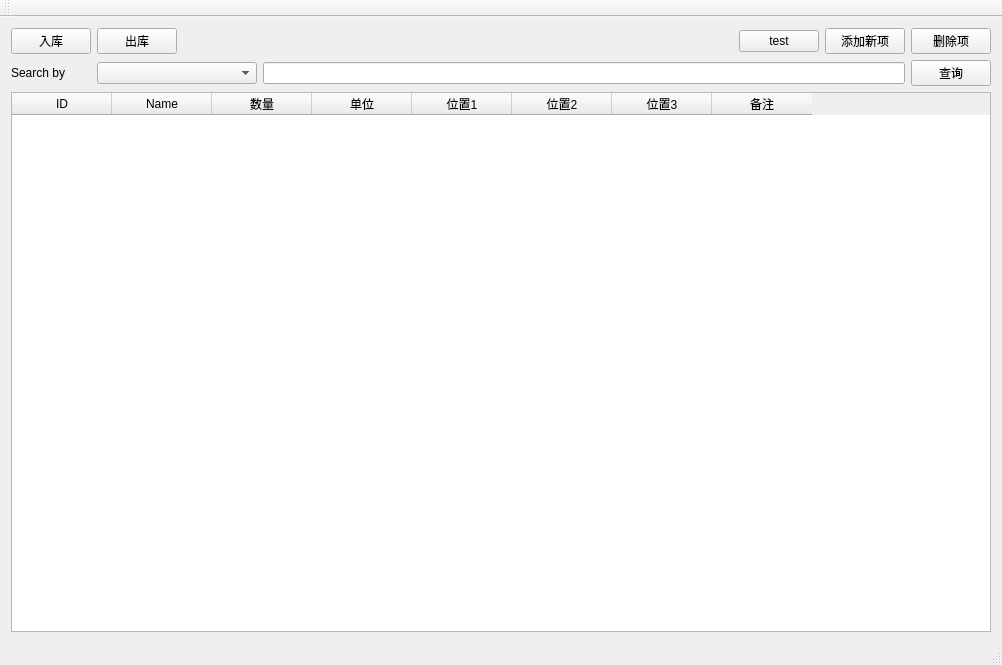
<?xml version="1.0" encoding="UTF-8"?>
<ui version="4.0">
 <class>MainWindowClass</class>
 <widget class="QMainWindow" name="MainWindowClass">
  <property name="geometry">
   <rect>
    <x>0</x>
    <y>0</y>
    <width>1002</width>
    <height>665</height>
   </rect>
  </property>
  <property name="windowTitle">
   <string>MainWindow</string>
  </property>
  <widget class="QWidget" name="centralWidget">
   <layout class="QVBoxLayout" name="verticalLayout">
    <item>
     <layout class="QHBoxLayout" name="horizontalLayout">
      <item>
       <widget class="QPushButton" name="btnCheckIn">
        <property name="text">
         <string>入库</string>
        </property>
       </widget>
      </item>
      <item>
       <widget class="QPushButton" name="btnCheckOut">
        <property name="text">
         <string>出库</string>
        </property>
       </widget>
      </item>
      <item>
       <spacer name="horizontalSpacer">
        <property name="orientation">
         <enum>Qt::Horizontal</enum>
        </property>
        <property name="sizeHint" stdset="0">
         <size>
          <width>40</width>
          <height>20</height>
         </size>
        </property>
       </spacer>
      </item>
      <item>
       <widget class="QPushButton" name="btnTest">
        <property name="text">
         <string>test</string>
        </property>
       </widget>
      </item>
      <item>
       <widget class="QPushButton" name="btnAddNewItem">
        <property name="text">
         <string>添加新项</string>
        </property>
       </widget>
      </item>
      <item>
       <widget class="QPushButton" name="btnDeleteItem">
        <property name="text">
         <string>删除项</string>
        </property>
       </widget>
      </item>
     </layout>
    </item>
    <item>
     <layout class="QHBoxLayout" name="horizontalLayout_2" stretch="1,2,8,1">
      <item>
       <widget class="QLabel" name="label">
        <property name="text">
         <string>Search by</string>
        </property>
       </widget>
      </item>
      <item>
       <widget class="QComboBox" name="cbSearchBy"/>
      </item>
      <item>
       <widget class="QLineEdit" name="lineEdit"/>
      </item>
      <item>
       <widget class="QPushButton" name="btnSearch">
        <property name="text">
         <string>查询</string>
        </property>
       </widget>
      </item>
     </layout>
    </item>
    <item>
     <widget class="QTableWidget" name="tableWidget">
      <property name="sortingEnabled">
       <bool>true</bool>
      </property>
      <attribute name="verticalHeaderShowSortIndicator" stdset="0">
       <bool>false</bool>
      </attribute>
      <column>
       <property name="text">
        <string>ID</string>
       </property>
      </column>
      <column>
       <property name="text">
        <string>Name</string>
       </property>
      </column>
      <column>
       <property name="text">
        <string>数量</string>
       </property>
      </column>
      <column>
       <property name="text">
        <string>单位</string>
       </property>
      </column>
      <column>
       <property name="text">
        <string>位置1</string>
       </property>
      </column>
      <column>
       <property name="text">
        <string>位置2</string>
       </property>
      </column>
      <column>
       <property name="text">
        <string>位置3</string>
       </property>
      </column>
      <column>
       <property name="text">
        <string>备注</string>
       </property>
      </column>
     </widget>
    </item>
   </layout>
  </widget>
  <widget class="QMenuBar" name="menuBar">
   <property name="geometry">
    <rect>
     <x>0</x>
     <y>0</y>
     <width>1002</width>
     <height>23</height>
    </rect>
   </property>
  </widget>
  <widget class="QToolBar" name="mainToolBar">
   <attribute name="toolBarArea">
    <enum>TopToolBarArea</enum>
   </attribute>
   <attribute name="toolBarBreak">
    <bool>false</bool>
   </attribute>
  </widget>
  <widget class="QStatusBar" name="statusBar"/>
 </widget>
 <layoutdefault spacing="6" margin="11"/>
 <resources>
  <include location="MainWindow.qrc"/>
 </resources>
 <connections/>
</ui>
